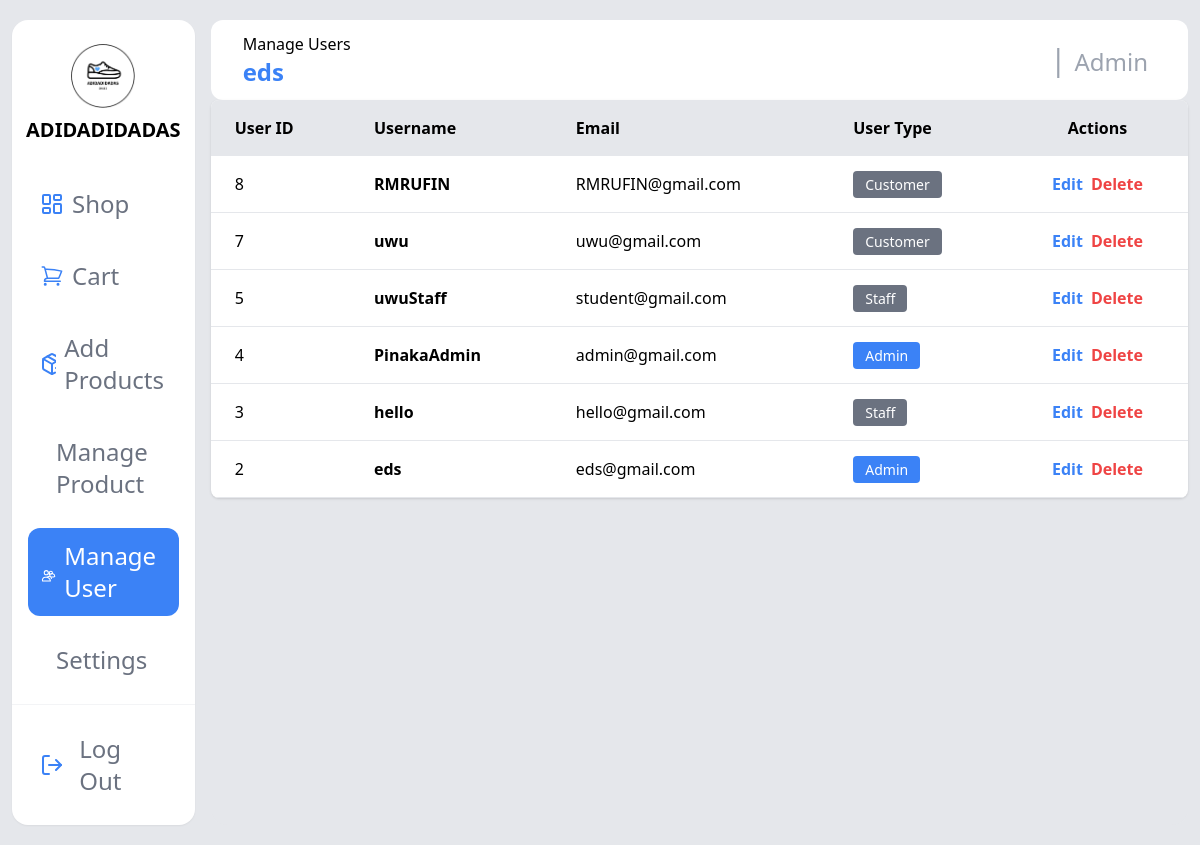
Page /manage_users.php (signed in) on the earlier database version.
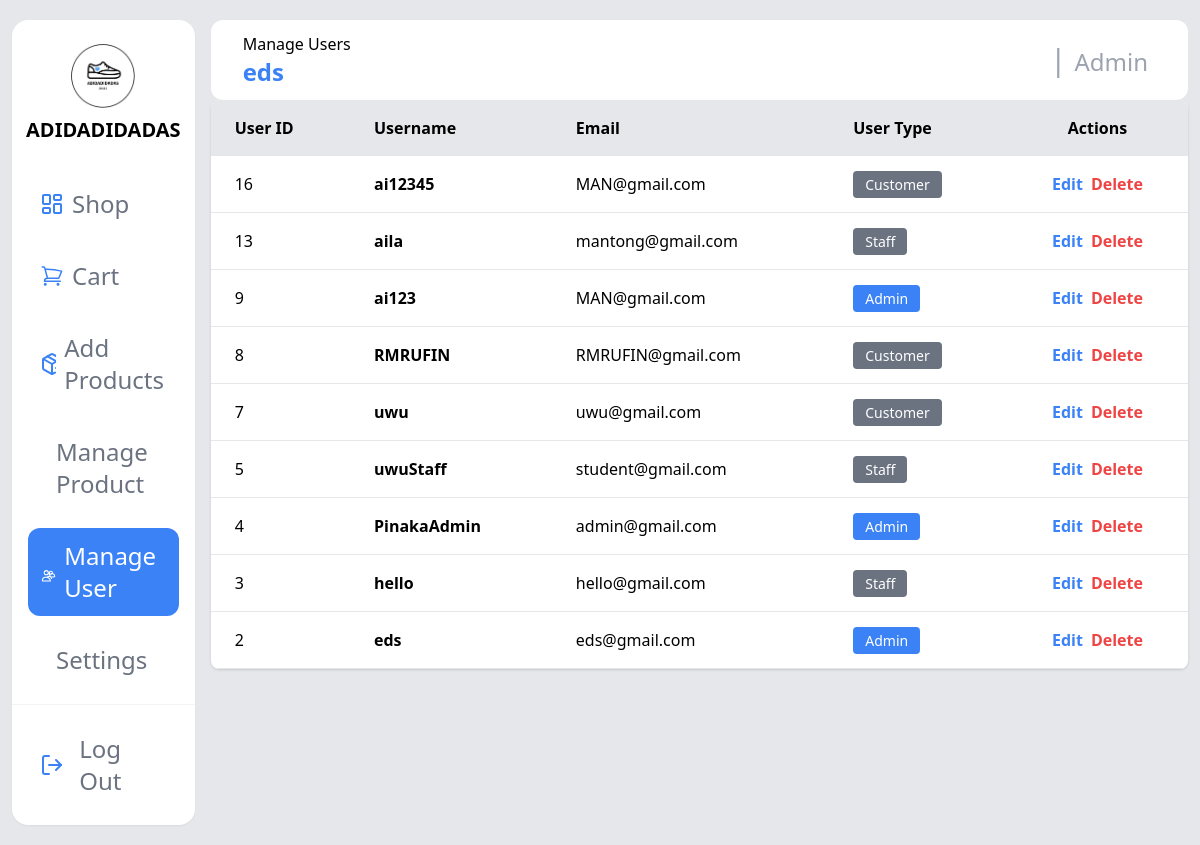
Same page on the later database version.
### tables this page shows
CREATE TABLE `tbl_user` (
  `user_id` int(11) NOT NULL,
  `userName` varchar(255) NOT NULL,
  `email` varchar(250) NOT NULL,
  `userPassword` varchar(250) DEFAULT NULL,
  `userType` varchar(255) NOT NULL
);

### manage_users.php (the view, shortened to what this page needs)
<?php
include 'connection.php';
$sql = "SELECT user_id, userName, email, userType FROM tbl_user ORDER BY user_id DESC";
$result = mysqli_query($conn, $sql);
$users = [];
if ($result) {
    while ($row = mysqli_fetch_assoc($result)) {
        $users[] = $row;
    }
}
?>
<!DOCTYPE html>
<html lang="en">
<head>
    <script src="https://cdn.tailwindcss.com"></script>
</head>
<body>
    <div class="min-h-screen bg-gray-200 px-3 py-5 grid grid-cols-1 md:grid-cols-12 gap-4">
        <?php include 'components/sidebar.php'; ?>
        <div class="bg-gray-200 rounded-2xl col-span-1 md:col-span-10">
            <div class="bg-white h-20 rounded-xl w-full p-2 flex justify-between items-center">
                <div class="ps-6 w-full">
                    <span>Manage Users</span>
                    <?php
                        if (isset($_SESSION['username'])) {
                            echo '<h1 class="text-2xl font-bold text-blue-500">' . htmlspecialchars($_SESSION['username']) . '</h1>';
                        }
                    ?>
                </div>
                <div class="flex justify-end items-center w-full p-4">
                    <div class="p-4 flex gap-2 items-center max-w-xs sm:max-w-sm md:max-w-md overflow-hidden">
                        <h1 class="text-3xl text-gray-400">|</h1>
                        <?php
                            if (isset($_SESSION['userType'])) {
                                echo '<div class="flex items-center gap-1 truncate">
                                        <h1 class="text-2xl text-gray-400 pt-1 truncate">' . htmlspecialchars($_SESSION['userType']) . '</h1>
                                      </div>';
                            }
                        ?>
                    </div>
                </div>
            </div>
                <div class="bg-white rounded-lg shadow overflow-hidden">
                    <table class="w-full">
                        <thead class="bg-gray-200">
                            <tr>
                                <th class="px-6 py-4 text-left font-semibold">User ID</th>
                                <th class="px-6 py-4 text-left font-semibold">Username</th>
                                <th class="px-6 py-4 text-left font-semibold">Email</th>
                                <th class="px-6 py-4 text-left font-semibold">User Type</th>
                                <th class="px-6 py-4 text-center font-semibold">Actions</th>
                            </tr>
                        </thead>
                        <tbody>
                            <?php if (count($users) > 0): ?>
                                <?php foreach ($users as $user): ?>
                                    <tr class="border-b border-gray-200 hover:bg-gray-50">
                                        <td class="px-6 py-4"><?php echo $user['user_id']; ?></td>
                                        <td class="px-6 py-4 font-semibold"><?php echo htmlspecialchars($user['userName']); ?></td>
                                        <td class="px-6 py-4"><?php echo htmlspecialchars($user['email']); ?></td>
                                        <td class="px-6 py-4">
                                            <span class="px-3 py-1 rounded text-white text-sm <?php echo strtolower($user['userType']) === 'admin' ? 'bg-blue-500' : 'bg-gray-500'; ?>">
                                                <?php echo htmlspecialchars($user['userType']); ?>
                                            </span>
                                        </td>
                                        <td class="px-6 py-4 text-center">
                                            <div class="flex gap-2 justify-center">
                                                <a href="edit_user.php?id=<?php echo $user['user_id']; ?>" class="text-blue-500 hover:text-blue-700 font-semibold">
                                                    Edit
                                                </a>
                                                <?php if ($user['user_id'] !== $_SESSION['user_id']): ?>
                                                    <a href="manage_users.php?delete_id=<?php echo $user['user_id']; ?>" class="text-red-500 hover:text-red-700 font-semibold" onclick="return confirm('Are you sure you want to delete this user?');">
                                                        Delete
                                                    </a>
                                                <?php endif; ?>
                                            </div>
                                        </td>
                                    </tr>
                                <?php endforeach; ?>
                            <?php else: ?>
                                <tr>
                                    <td colspan="5" class="px-6 py-4 text-center text-gray-500">No users found</td>
                                </tr>
                            <?php endif; ?>
                        </tbody>
                    </table>
                </div>
            </div>
        </div>
</body>
</html>

### components/sidebar.php (shortened to what this page needs)
<div class="col-span-1 md:col-span-2">
    <div class="bg-white h-full rounded-2xl flex flex-col shadow-sm">
        <div class="h-26 flex items-center justify-center flex-col">
            <img class="w-16 mt-6 object-contain" src="uploads/LOGO.png" alt="Adidadidadas Shoes">
            <h1 class="font-bold mt-2 text-xl">ADIDADIDADAS</h1>
        </div>
        <div class="flex flex-col gap-4 mt-4 items-center p-4">
            <a href="dashboard.php" class="group hover:bg-blue-500 p-3 rounded-xl flex items-center w-full transition <?php echo basename($_SERVER['PHP_SELF']) === 'dashboard.php' ? 'bg-blue-500' : ''; ?>">
                <svg class="<?php echo basename($_SERVER['PHP_SELF']) === 'dashboard.php' ? 'text-white' : 'text-blue-500'; ?> group-hover:text-white transition" xmlns="http://www.w3.org/2000/svg" width="24" height="24" fill="none" stroke="currentColor" stroke-width="2" stroke-linecap="round" stroke-linejoin="round">
                    <rect width="7" height="9" x="3" y="3" rx="1"/>
                    <rect width="7" height="5" x="14" y="3" rx="1"/>
                    <rect width="7" height="9" x="14" y="12" rx="1"/>
                    <rect width="7" height="5" x="3" y="16" rx="1"/>
                </svg>
                <h1 class="text-2xl ms-2 <?php echo basename($_SERVER['PHP_SELF']) === 'dashboard.php' ? 'text-white' : 'text-gray-500'; ?> group-hover:text-white transition">Shop</h1>
            </a>
            <a href="cart.php" class="group hover:bg-blue-500 p-3 rounded-xl flex items-center w-full transition <?php echo basename($_SERVER['PHP_SELF']) === 'cart.php' ? 'bg-blue-500' : ''; ?>">
                <svg class="<?php echo basename($_SERVER['PHP_SELF']) === 'cart.php' ? 'text-white' : 'text-blue-500'; ?> group-hover:text-white transition" xmlns="http://www.w3.org/2000/svg" fill="none" viewBox="0 0 24 24" stroke-width="1.5" stroke="currentColor" width="24" height="24">
                    <path stroke-linecap="round" stroke-linejoin="round" d="M2.25 3h1.386c.51 0 .955.343 1.087.835l.383 1.437M7.5 14.25a3 3 0 0 0-3 3h15.75m-12.75-3h11.218c1.121-2.3 2.1-4.684 2.924-7.138a60.114 60.114 0 0 0-16.536-1.84M7.5 14.25 5.106 5.272M6 20.25a.75.75 0 1 1-1.5 0 .75.75 0 0 1 1.5 0Zm12.75 0a.75.75 0 1 1-1.5 0 .75.75 0 0 1 1.5 0Z" />
                </svg>
                <h1 class="text-2xl ms-2 <?php echo basename($_SERVER['PHP_SELF']) === 'cart.php' ? 'text-white' : 'text-gray-500'; ?> group-hover:text-white transition">Cart</h1>
            </a>
            <?php if (isset($_SESSION['userType']) && strtolower($_SESSION['userType']) === 'admin'): ?>
                <a href="add_product.php" class="group hover:bg-blue-500 p-3 rounded-xl flex items-center w-full transition <?php echo basename($_SERVER['PHP_SELF']) === 'add_product.php' ? 'bg-blue-500' : ''; ?>">
                    <svg class="<?php echo basename($_SERVER['PHP_SELF']) === 'add_product.php' ? 'text-white' : 'text-blue-500'; ?> group-hover:text-white transition" xmlns="http://www.w3.org/2000/svg" width="24" height="24" fill="none" stroke="currentColor" stroke-width="2" stroke-linecap="round" stroke-linejoin="round">
                        <path d="M16 16h6"/><path d="M19 13v6"/><path d="M21 10V8a2 2 0 0 0-1-1.73l-7-4a2 2 0 0 0-2 0l-7 4A2 2 0 0 0 3 8v8a2 2 0 0 0 1 1.73l7 4a2 2 0 0 0 2 0l2-1.14"/>
                        <path d="m7.5 4.27 9 5.15"/><polyline points="3.29 7 12 12 20.71 7"/><line x1="12" x2="12" y1="22" y2="12"/>
                    </svg>
                    <h1 class="text-2xl ms-2 <?php echo basename($_SERVER['PHP_SELF']) === 'add_product.php' ? 'text-white' : 'text-gray-500'; ?> group-hover:text-white transition">Add Products</h1>
                </a>
                <a href="?content=manage_product" class="group hover:bg-blue-500 p-3 rounded-xl flex items-center w-full transition <?php echo isset($_GET['content']) && $_GET['content'] === 'manage_product' ? 'bg-blue-500' : ''; ?>">
                    <h1 class="text-2xl ms-3 <?php echo isset($_GET['content']) && $_GET['content'] === 'manage_product' ? 'text-white' : 'text-gray-500'; ?> group-hover:text-white transition">Manage Product</h1>
                </a>
                <a href="manage_users.php" class="group hover:bg-blue-500 p-3 rounded-xl flex items-center w-full transition <?php echo (basename($_SERVER['PHP_SELF']) === 'manage_users.php' || basename($_SERVER['PHP_SELF']) === 'edit_user.php') ? 'bg-blue-500' : ''; ?>">
                    <svg class="<?php echo (basename($_SERVER['PHP_SELF']) === 'manage_users.php' || basename($_SERVER['PHP_SELF']) === 'edit_user.php') ? 'text-white' : 'text-blue-500'; ?> group-hover:text-white transition" xmlns="http://www.w3.org/2000/svg" fill="none" viewBox="0 0 24 24" stroke-width="1.5" stroke="currentColor" width="24" height="24">
                        <path stroke-linecap="round" stroke-linejoin="round" d="M15 19.128a9.38 9.38 0 0 0 2.625.372 9.337 9.337 0 0 0 4.121-.952 4.125 4.125 0 0 0-7.533-2.493M15 19.128v-.003c0-1.657-.671-3.157-1.76-4.233m2.76 4.233l.812 2.582m-4.572-8.725a3 3 0 1 1-6 0 3 3 0 0 1 6 0Zm6 0a2.25 2.25 0 1 1-4.5 0 2.25 2.25 0 0 1 4.5 0Zm-9 6.75c1.657 0 3.157.671 4.233 1.76.985.99 1.644 2.338 1.821 3.721H3.75a4.125 4.125 0 0 1 4.275-5.481Zm0 0s3.063-.669 4.275-1.481" />
                    </svg>
                    <h1 class="text-2xl ms-2 <?php echo (basename($_SERVER['PHP_SELF']) === 'manage_users.php' || basename($_SERVER['PHP_SELF']) === 'edit_user.php') ? 'text-white' : 'text-gray-500'; ?> group-hover:text-white transition">Manage User</h1>
                </a>
                <a href="?content=settings" class="group hover:bg-blue-500 p-3 rounded-xl flex items-center w-full transition <?php echo isset($_GET['content']) && $_GET['content'] === 'settings' ? 'bg-blue-500' : ''; ?>">
                    <h1 class="text-2xl ms-3 <?php echo isset($_GET['content']) && $_GET['content'] === 'settings' ? 'text-white' : 'text-gray-500'; ?> group-hover:text-white transition">Settings</h1>
                </a>
            <?php endif; ?>
        </div>
        <div class="mt-auto p-4 w-full border-t border-gray-100">
            <a href="logout.php" class="group hover:bg-red-500 p-3 rounded-xl flex items-center w-full transition">
                <svg class="text-blue-500 group-hover:text-white transition" xmlns="http://www.w3.org/2000/svg" width="24" height="24" fill="none" stroke="currentColor" stroke-width="2" stroke-linecap="round" stroke-linejoin="round">
                    <path d="m16 17 5-5-5-5"/>
                    <path d="M21 12H9"/>
                    <path d="M9 21H5a2 2 0 0 1-2-2V5a2 2 0 0 1 2-2h4"/>
                </svg>
                <h1 class="text-2xl ms-4 text-gray-500 group-hover:text-white transition">Log Out</h1>
            </a>
        </div>
    </div>
</div>

Differences in the rows shown:
added tbl_user: user_id "16", userName "ai12345", email "MAN@gmail.com", userType "Customer"
added tbl_user: user_id "13", userName "aila", email "mantong@gmail.com", userType "Staff"
added tbl_user: user_id "9", userName "ai123", email "MAN@gmail.com", userType "Admin"
